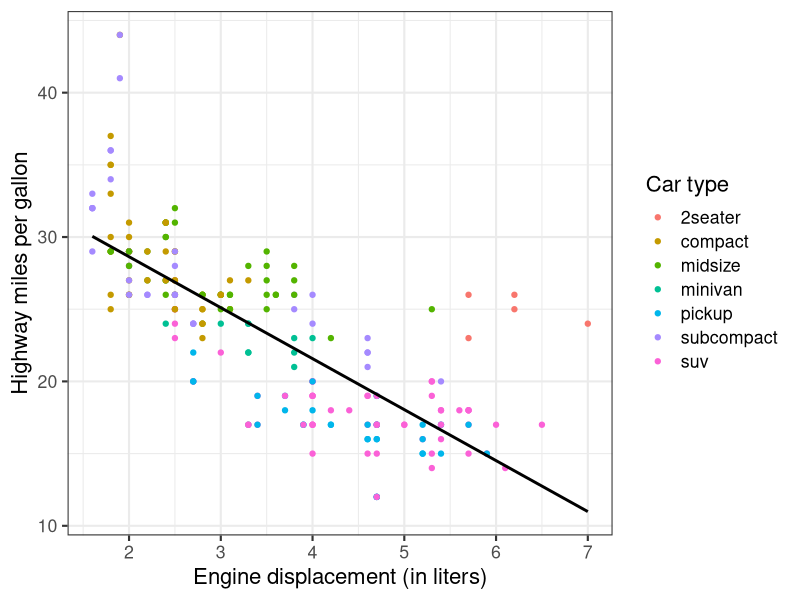

R code for this plot:
## ---- chunk 1
knitr::opts_chunk$set(cache = TRUE, echo = FALSE)

library(tidyverse)
library(broom)
## ---- chunk 2
print("Hello world!")
## ---- chunk 3
# linear model
lm(hwy ~ displ, data = mpg) %>%
  tidy %>%
  mutate(term = c("Intercept", "Engine displacement (in liters)")) %>%
  knitr::kable(digits = 2,
               col.names = c("Variable", "Estimate", "Standard Error",
                             "T-statistic", "P-Value"))

# visualization
ggplot(data = mpg, aes(displ, hwy)) + 
  geom_point(aes(color = class)) +
  geom_smooth(method = "lm", se = FALSE, color = "black", alpha = .25) +
  labs(x = "Engine displacement (in liters)",
       y = "Highway miles per gallon",
       color = "Car type") +
  theme_bw(base_size = 16)
